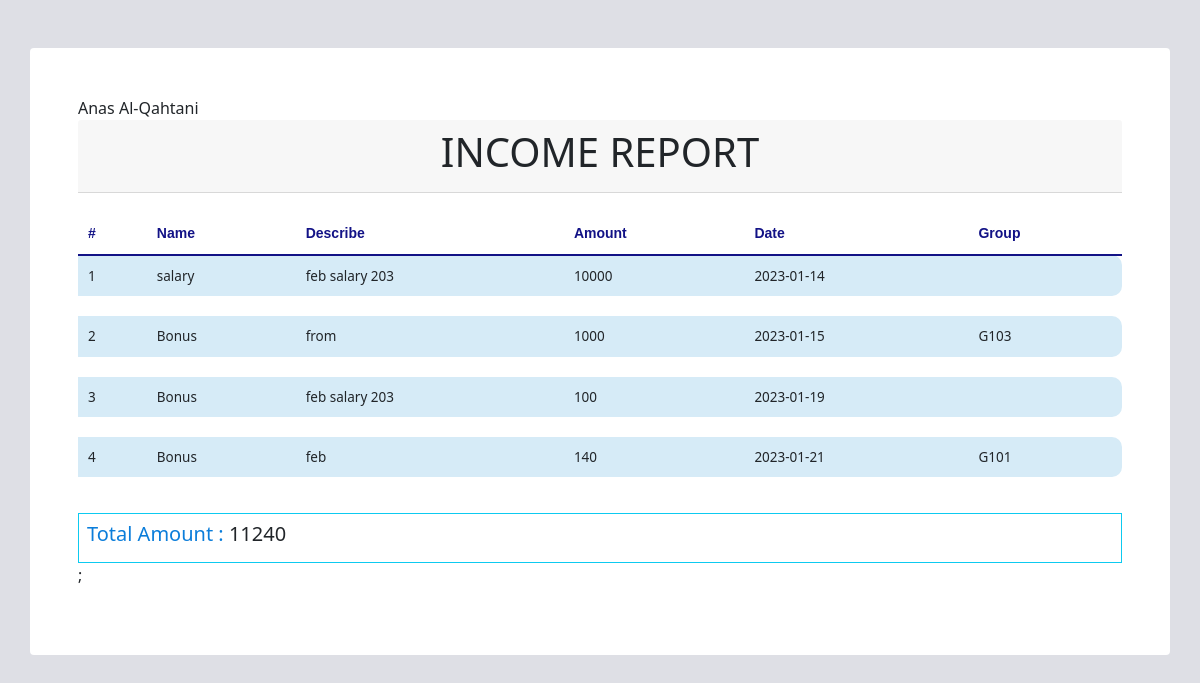
Screenshot of /crud/income_report.php (signed in) with the database file from the repository.
### tables this page shows
CREATE TABLE `income` (
  `id` int(6) NOT NULL,
  `name` varchar(50) NOT NULL,
  `descrption` varchar(50) DEFAULT NULL,
  `date` date NOT NULL DEFAULT current_timestamp(),
  `amount` double NOT NULL,
  `type` varchar(50) NOT NULL DEFAULT 'income',
  `user_id` int(6) NOT NULL,
  `group_id` int(6) DEFAULT NULL
);

CREATE TABLE `groups` (
  `id` int(6) NOT NULL,
  `name` varchar(50) NOT NULL,
  `date_create` date NOT NULL DEFAULT current_timestamp(),
  `capacity` int(11) NOT NULL,
  `admin_id` int(6) NOT NULL
);

### crud/income_report.php (the view, shortened to what this page needs)
<!DOCTYPE html>
<html lang="en">
<head>
    <link rel="stylesheet" href="../css/style.css">
   <link rel="stylesheet" href="https://cdn.jsdelivr.net/npm/bootstrap@5.0.1/dist/css/bootstrap.min.css">
   <link rel="stylesheet" href="https://cdnjs.cloudflare.com/ajax/libs/font-awesome/6.2.1/css/all.min.css">
</head>
<body onload="print()">
                <div class="container rounded mt-5 bg-white p-md-5">
                <?php
                                 echo $_SESSION['full_name'];
                                 ?>
                    <div class="card-header card-header-report text-uppercase text-center"> <h1>INCOME Report</h1></div>
                    <div class="table-responsive">
                        <table class="table">
                            <thead>
                                <tr>
                                <th scope="col">#</th>
                                    <th scope="col">Name</th>
                                    <th scope="col">Describe</th>
                                    <th scope="col">Amount</th>
                                    <th scope="col">Date</th>
                                    <th scope="col">Group</th>
                                </tr>
                            </thead>
                            <tbody>
                                <?php
                                 $i=1;
                                 $total_amount=0;
                                 include('../database/connect.php');
                                 $userid=$_SESSION['user_id'];
                     if (isset($_POST['submit_filter'])){
                                     $formDate=$_POST['from_date'];
                                     $toDate=$_POST['to_date'];
                                     $query="SELECT * FROM income WHERE date between '$formDate' and '$toDate' and user_id= $userid and type='income'";
                                  if($result=mysqli_query($connect,$query))
                                     {
                                      if(mysqli_num_rows($result)>0)
                                        {
                                         while($row=mysqli_fetch_array($result))
                                            {
                                                $group_id=$row['group_id'];
                                                if($group_id !=null){
                                                    $sql ="SELECT name FROM  groups  WHERE id=$group_id";
                                                    $res = $connect->query($sql);
                                                    if($res->num_rows> 0){
                                                        while($g_name=$res->fetch_assoc()){
                                                            $group_id=$g_name['name'];
                                                    }}
                                                 }
                                                ?>
                                                <tr class='bg-blue'>
                                                <td style="display:none;"> <?php echo $row['id']; ?> </td>
                                                <td> <?php echo $i ?> </td>
                                                <td> <?php echo $row['name']; ?> </td>
                                                <td> <?php echo $row['descrption'] ?> </td>
                                                <td> <?php echo $row['amount']; ?> </td>
                                                <td> <?php echo $row['date']; ?> </td>
                                                <td> <?php echo $group_id; ?> </td>
                                            </tr>
                                              <?php
                                            echo "<tr id='spacing-row'>";
                                            echo "<td></td>";
                                            echo "</tr>";
                                            $i++;
                                            $total_amount +=$row['amount'];
                                            }
                                        }}
                                            else
                                            {
                                            echo "null record";
                                            }
                                         }
                               else if(isset($_POST['close']) or $i==1) {
                                  $query="SELECT * FROM income WHERE user_id=$userid and type='income'";
                                  if($result=mysqli_query($connect,$query))
                                     {
                                      if(mysqli_num_rows($result)>0)
                                        {
                                         while($row=mysqli_fetch_array($result))
                                                        {
                                                            $group_id=$row['group_id'];
                                                            if($group_id !=null){
                                                                $sql ="SELECT name FROM  groups  WHERE id=$group_id";
                                                                $res = $connect->query($sql);
                                                                if($res->num_rows> 0){
                                                                    while($g_name=$res->fetch_assoc()){
                                                                        $group_id=$g_name['name'];
                                                                }}
                                                             }
                                                            ?>
                                                            <tr class='bg-blue'>
                                                            <td> <?php echo $i ?> </td>
                                                            <td> <?php echo $row['name']; ?> </td>
                                                            <td> <?php echo $row['descrption'] ?> </td>
                                                            <td> <?php echo $row['amount']; ?> </td>
                                                            <td> <?php echo $row['date']; ?> </td>
                                                            <td> <?php echo $group_id; ?> </td>
                                                        </tr>
                                                          <?php
                                                        echo "<tr id='spacing-row'>";
                                                        echo "<td></td>";
                                                        echo "</tr>";
                                                        $i++;
                                                        $total_amount +=$row['amount'];
                                                        }
                                                    }
                                                    else
                                                    {
                                                    echo "null record";
                                                    }
                                                }
                                                else
                                                {
                                                    echo "thats problem is select $query.".mysqli_error($connect)."<br>";
                                                 }
                                                }
                                                ?>
                            </tbody>
                        </table>
                       <div class="card-head border border-info p-2"><h5> <span style="color:#0b7dda;">Total Amount : </span> <?php echo $total_amount; ?></h5></div>;
                </div>
                </div>
</body>
</html>

### css/style.css (style rules this page uses)
* { margin: 0; padding: 0; box-sizing: border-box; list-style: none; }
body { background-color: rgba(35,43,85,0.15) !important; }
::placeholder { font-size: 10px; }
.container .table-responsive { margin: 20px auto; overflow-x: auto; }
.table thead tr th { font-size: 11px; color: #868585; padding: 10px 10px; }
.table tbody tr td { font-size: 13.5px; padding: 10px 10px; }

### crud/income_report.php (style rules this page uses)
th { font-family: 'Poppins', sans-serif; font-weight: bold; font-size: 14px !important; color: #121286 !important; border-bottom: 2px solid #121286 !important; }
tbody .bg-blue { background-color: #d6ebf7; border-radius: 8px; }
#spacing-row { height: 8px; }
.table thead th,.table td { border: none; }
.table tbody td:first-child { border-bottom-left-radius: 10px; border-top-left-radius: 10px; }
.table tbody td:last-child { border-bottom-right-radius: 10px; border-top-right-radius: 10px; }

### rows the page displays
income: name "salary", descrption "feb salary 203", amount "10000", date "2023-01-14"
income: name "Bonus", descrption "from", amount "1000", date "2023-01-15", group.name "G103"
income: name "Bonus", descrption "feb salary 203", amount "100", date "2023-01-19"
income: name "Bonus", descrption "feb", amount "140", date "2023-01-21", group.name "G101"

### other values shown
$_SESSION['full_name'] "Anas Al-Qahtani"
$total_amount "11240"
